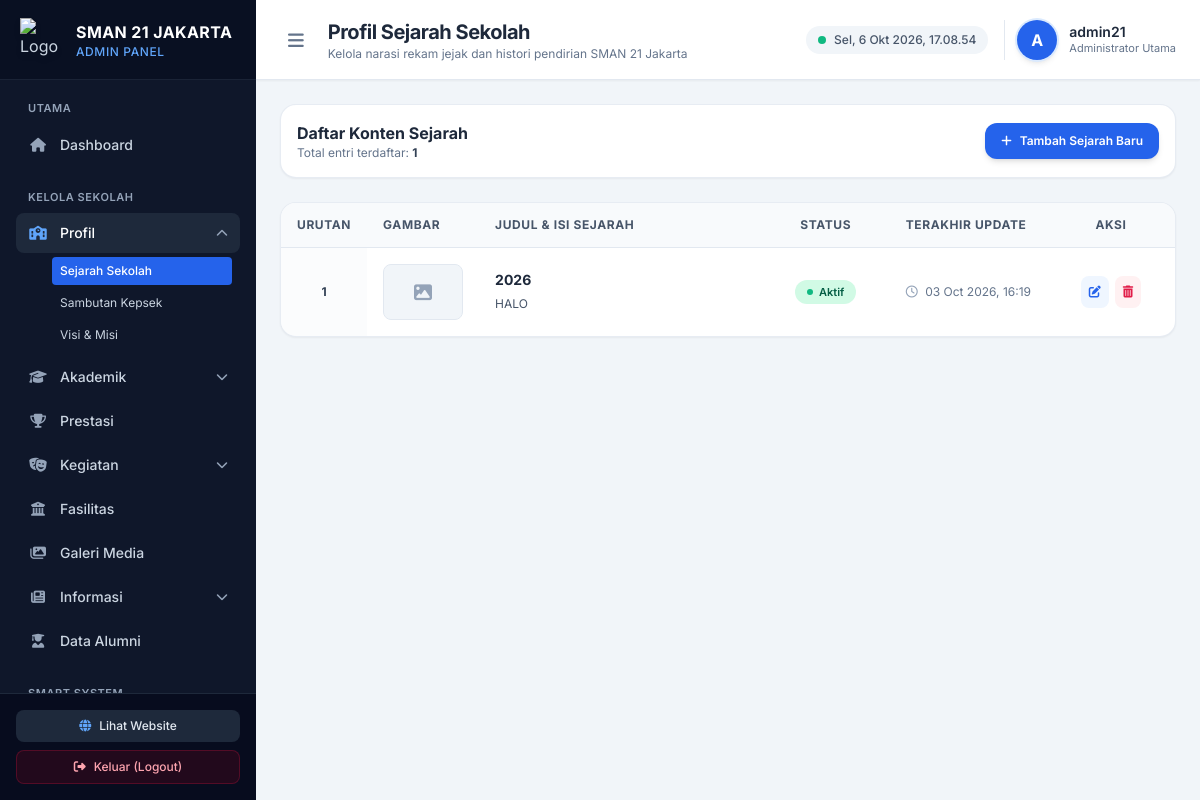
Page /admin/profil/sejarah.php on the committed database.
### tables this page shows
CREATE TABLE `profil_sejarah` (
  `id` int(11) NOT NULL,
  `judul` varchar(255) NOT NULL,
  `isi_sejarah` text NOT NULL,
  `gambar` varchar(255) DEFAULT NULL,
  `urutan` int(11) NOT NULL DEFAULT 1,
  `status_aktif` tinyint(1) NOT NULL DEFAULT 1,
  `tanggal_update` timestamp NOT NULL DEFAULT current_timestamp() ON UPDATE current_timestamp()
);

### admin/profil/sejarah.php (the view, shortened to what the rows shown need)
<?php
$host = 'sql305.byethost3.com';
$user = 'b3_43046986';
$pass = 'J@karta5';
$db   = 'b3_43046986_sman21jkt';
$conn = @mysqli_connect($host, $user, $pass, $db);
$upload_dir = '../../uploads/sejarah/';
$list_sejarah = [];
if ($conn) {
    $result = @mysqli_query($conn, "SELECT * FROM profil_sejarah ORDER BY urutan ASC, id DESC");
    if ($result) {
        while ($row = mysqli_fetch_assoc($result)) {
            $list_sejarah[] = $row;
        }
    }
}
?>
<!DOCTYPE html>
<html lang="id">
<head>
    <script src="https://cdn.tailwindcss.com"></script>
    <link rel="stylesheet" href="https://cdnjs.cloudflare.com/ajax/libs/font-awesome/6.4.0/css/all.min.css">
</head>
<body class="bg-slate-50 font-sans text-slate-800 antialiased flex h-screen overflow-hidden">
    <aside id="sidebar" class="w-64 bg-slate-900 text-slate-300 flex flex-col flex-shrink-0 transition-all duration-300 z-30">
        <div class="h-20 flex items-center gap-3 px-5 border-b border-slate-800/80 bg-slate-950/40">
            <div class="leading-tight">
                <h1 class="font-bold text-white text-base tracking-wide">SMAN 21 JAKARTA</h1>
            </div>
        </div>
    </aside>
    <div class="flex-1 flex flex-col min-w-0 overflow-hidden bg-slate-100">
        <header class="h-20 bg-white border-b border-slate-200 flex items-center justify-between px-6 z-10 shadow-sm">
            <div class="flex items-center gap-4">
                <div>
                    <h2 class="text-xl font-bold text-slate-800 tracking-tight">Profil Sejarah Sekolah</h2>
                </div>
            </div>
        </header>
        <main class="flex-1 overflow-y-auto p-6 space-y-6">
            <div class="bg-white rounded-2xl border border-slate-200/80 shadow-sm overflow-hidden">
                <div class="overflow-x-auto">
                    <table class="w-full text-left text-xs text-slate-600">
                        <thead class="bg-slate-50 text-slate-600 font-bold uppercase tracking-wider border-b border-slate-200">
                            <tr>
                                <th class="py-3.5 px-4 text-center w-12">Urutan</th>
                                <th class="py-3.5 px-4 w-28">Gambar</th>
                                <th class="py-3.5 px-4">Judul & Isi Sejarah</th>
                                <th class="py-3.5 px-4 w-32 text-center">Status</th>
                                <th class="py-3.5 px-4 w-36">Terakhir Update</th>
                                <th class="py-3.5 px-4 w-32 text-center">Aksi</th>
                            </tr>
                        </thead>
                        <tbody class="divide-y divide-slate-100">
                            <?php if (!empty($list_sejarah)): ?>
                                <?php foreach ($list_sejarah as $item): ?>
                                    <tr class="hover:bg-slate-50/80 transition">
                                        <td class="py-4 px-4 text-center font-bold text-slate-700 bg-slate-50/50">
                                            <?= intval($item['urutan']) ?>
                                        </td>
                                        <td class="py-4 px-4">
                                            <?php if (!empty($item['gambar']) && file_exists($upload_dir . $item['gambar'])): ?>
                                                <img src="<?= $upload_dir . htmlspecialchars($item['gambar']) ?>" alt="Sejarah Image" class="w-20 h-14 object-cover rounded-lg border border-slate-200 shadow-sm">
                                            <?php else: ?>
                                                <div class="w-20 h-14 bg-slate-100 rounded-lg border border-slate-200 flex items-center justify-center text-slate-400 text-xs">
                                                    <i class="fa-solid fa-image text-lg"></i>
                                                </div>
                                            <?php endif; ?>
                                        </td>
                                        <td class="py-4 px-4">
                                            <h4 class="font-bold text-sm text-slate-800 mb-1"><?= htmlspecialchars($item['judul']) ?></h4>
                                            <p class="text-slate-600 text-xs line-clamp-2 leading-relaxed">
                                                <?= htmlspecialchars(mb_strimwidth(strip_tags($item['isi_sejarah']), 0, 150, "...")) ?>
                                            </p>
                                        </td>
                                        <td class="py-4 px-4 text-center">
                                            <form method="POST" class="inline-block">
                                                <button type="submit" class="inline-flex items-center gap-1.5 px-3 py-1 rounded-full text-[11px] font-semibold transition <?= $item['status_aktif'] == 1 ? 'bg-emerald-100 text-emerald-800 hover:bg-emerald-200' : 'bg-slate-100 text-slate-600 hover:bg-slate-200' ?>">
                                                    <span class="w-1.5 h-1.5 rounded-full <?= $item['status_aktif'] == 1 ? 'bg-emerald-500' : 'bg-slate-400' ?>"></span>
                                                    <?= $item['status_aktif'] == 1 ? 'Aktif' : 'Nonaktif' ?>
                                                </button>
                                            </form>
                                        </td>
                                        <td class="py-4 px-4 text-slate-500 whitespace-nowrap">
                                            <i class="fa-regular fa-clock text-slate-400 mr-1"></i>
                                            <?= date('d M Y, H:i', strtotime($item['tanggal_update'])) ?>
                                        </td>
                                        <td class="py-4 px-4 text-center">
                                            <div class="flex items-center justify-center gap-1.5">
                                                <button onclick='openModalEdit(<?= json_encode($item, JSON_HEX_TAG | JSON_HEX_APOS | JSON_HEX_QUOT | JSON_HEX_AMP) ?>)' class="p-2 rounded-lg bg-blue-50 text-blue-600 hover:bg-blue-100 transition" title="Edit Data">
                                                    <i class="fa-solid fa-pen-to-square"></i>
                                                </button>
                                                <form method="POST" onsubmit="return confirm('Apakah Anda yakin ingin menghapus poin sejarah ini?')" class="inline-block">
                                                    <button type="submit" class="p-2 rounded-lg bg-rose-50 text-rose-600 hover:bg-rose-100 transition" title="Hapus Data">
                                                        <i class="fa-solid fa-trash-can"></i>
                                                    </button>
                                                </form>
                                            </div>
                                        </td>
                                    </tr>
                                <?php endforeach; ?>
                            <?php endif; ?>
                        </tbody>
                    </table>
                </div>
            </div>
        </main>
    </div>
</body>
</html>

### rows in the picture
profil_sejarah: urutan "1", judul "2026", isi_sejarah "HALO", status_aktif 1 (drawn), tanggal_update "03 Oct 2026, 16:19"

### other values in the picture
substr($admin_username, 0, 1) "A"
$admin_username "admin21"
count($list_sejarah) "1"
